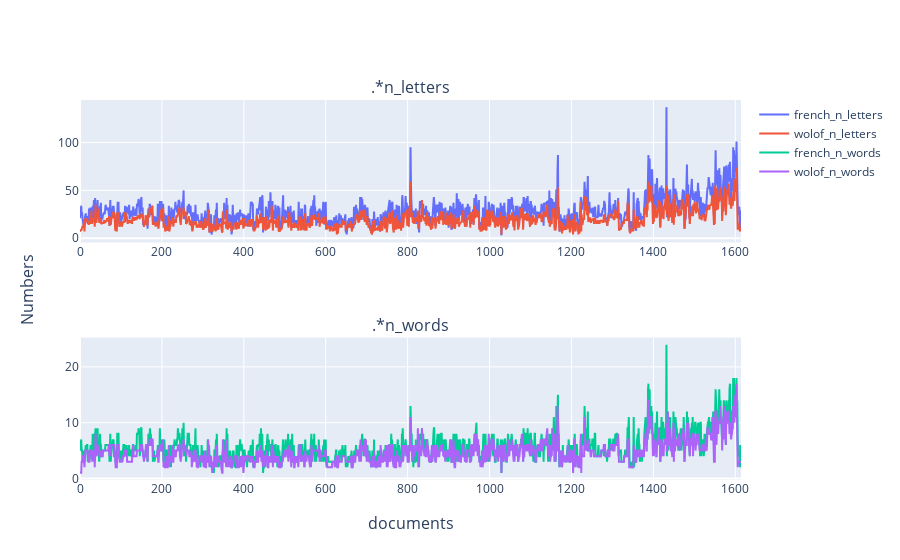

Here is the notebook cell this chart was saved with:
### Markdown cell above
Let us trace the distributions of the number of letters and the distributions of the numbers words separated by spaces.

### Code cell
# %%writefile wolof-translate/wolof_translate/utils/plots.py

import pandas as pd
import plotly.express as px

def plot_lengths(data_frame: pd.DataFrame, columns_regex: List = [".*n_letters", ".*n_words"]):
    
    fig = make_subplots(rows=len(columns_regex), cols=1, subplot_titles=columns_regex, y_title="Numbers", x_title="documents")
    
    for i, column in enumerate(columns_regex):
        
        columns = [column_ for column_ in data_frame.columns if re.search(column, column_)]
        
        for col_ in columns:
            
            # fig.add_trace(go.Histogram(
            #     x = data_frame[col_], name=col_
            # ), row=i+1, col=1)
            
            fig.add_trace(go.Scatter(
                y = data_frame[col_], name=col_
            ), row=i+1, col=1)
    
    fig.show()

plot_lengths(corpora)

### Figure 1 — Plotly figure (JSON) as saved in the notebook; plotly's stock layout.template omitted (floating-point values rounded to 4 significant figures; data arrays with more than 128 entries replaced by an {"elided": "..."} marker saying what was removed)
{"data": [{"name": "french_n_letters", "type": "scatter", "xaxis": "x", "y": {"elided": "1615 int values"}, "yaxis": "y"}, {"name": "wolof_n_letters", "type": "scatter", "xaxis": "x", "y": {"elided": "1615 int values"}, "yaxis": "y"}, {"name": "french_n_words", "type": "scatter", "xaxis": "x2", "y": {"elided": "1615 int values"}, "yaxis": "y2"}, {"name": "wolof_n_words", "type": "scatter", "xaxis": "x2", "y": {"elided": "1615 int values"}, "yaxis": "y2"}], "layout": {"annotations": [{"font": {"size": 16}, "showarrow": false, "text": ".*n_letters", "x": 0.5, "xanchor": "center", "xref": "paper", "y": 1, "yanchor": "bottom", "yref": "paper"}, {"font": {"size": 16}, "showarrow": false, "text": ".*n_words", "x": 0.5, "xanchor": "center", "xref": "paper", "y": 0.375, "yanchor": "bottom", "yref": "paper"}, {"font": {"size": 16}, "showarrow": false, "text": "documents", "x": 0.5, "xanchor": "center", "xref": "paper", "y": 0, "yanchor": "top", "yref": "paper", "yshift": -30}, {"font": {"size": 16}, "showarrow": false, "text": "Numbers", "textangle": -90, "x": 0, "xanchor": "right", "xref": "paper", "xshift": -40, "y": 0.5, "yanchor": "middle", "yref": "paper"}], "xaxis": {"anchor": "y", "domain": [0, 1]}, "xaxis2": {"anchor": "y2", "domain": [0, 1]}, "yaxis": {"anchor": "x", "domain": [0.625, 1]}, "yaxis2": {"anchor": "x2", "domain": [0, 0.375]}}}
